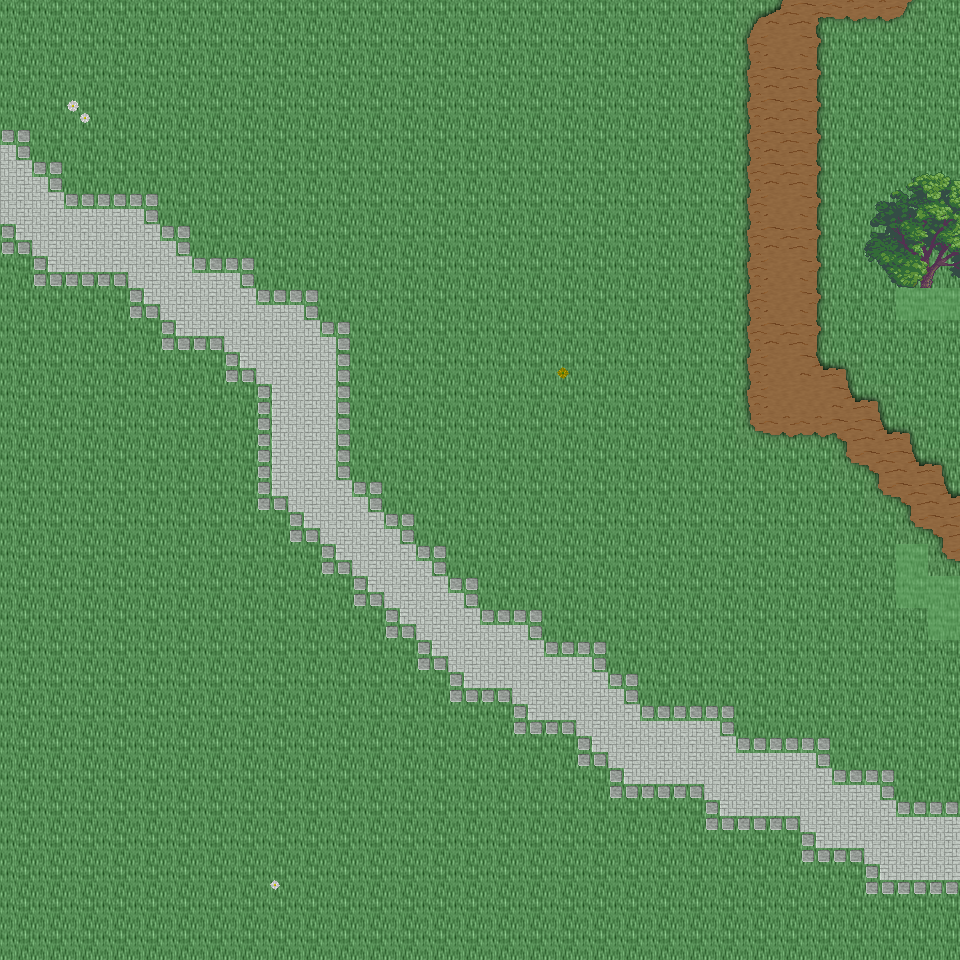

Rendered tile map (Tiled .tmx) drawn with the repository's tilesets; below, a short description and the map source with its tile grids summarised:
An orthogonal 30x30 tile map with 32x32 px tiles, 6 tile layers (Ground, Object, Object2, Above, ...), 49 tilesets and 6 objects (6x mapExit).

<map version="1.0" orientation="orthogonal" renderorder="right-down" width="30" height="30" tilewidth="32" tileheight="32" nextobjectid="7">
  <tileset firstgid="1" name="tileset_ground_ground" tilewidth="32" tileheight="32" tilecount="33" columns="3">
    <image source="../drawable/tileset_ground_ground.png" width="96" height="352" />
  </tileset>
  <tileset firstgid="34" name="tileset_building_wall_old_wood" tilewidth="32" tileheight="32" tilecount="9" columns="3">
    <image source="../drawable/tileset_building_wall_old_wood.png" width="96" height="96" />
  </tileset>
  <tileset firstgid="43" name="tileset_building_fence_fence_wooden" tilewidth="32" tileheight="32" tilecount="12" columns="3">
    <image source="../drawable/tileset_building_fence_fence_wooden.png" width="96" height="128" />
  </tileset>
  <tileset firstgid="55" name="tileset_building_fence_fence_chunky" tilewidth="32" tileheight="32" tilecount="21" columns="3">
    <image source="../drawable/tileset_building_fence_fence_chunky.png" width="96" height="224" />
  </tileset>
  <tileset firstgid="76" name="tileset_plant_stump_stump_brown" tilewidth="32" tileheight="32" tilecount="4" columns="2">
    <image source="../drawable/tileset_plant_stump_stump_brown.png" width="64" height="64" />
  </tileset>
  <tileset firstgid="80" name="tileset_ground_earth_edges" tilewidth="32" tileheight="32" tilecount="18" columns="6">
    <image source="../drawable/tileset_ground_earth_edges.png" width="192" height="96" />
  </tileset>
  <tileset firstgid="98" name="tileset_ground_grass_corners" tilewidth="32" tileheight="32" tilecount="24" columns="6">
    <image source="../drawable/tileset_ground_grass_corners.png" width="192" height="128" />
  </tileset>
  <tileset firstgid="122" name="tileset_ground_grass_edges" tilewidth="32" tileheight="32" tilecount="36" columns="12">
    <image source="../drawable/tileset_ground_grass_edges.png" width="384" height="96" />
  </tileset>
  <tileset firstgid="158" name="tileset_plant_tree_apple_tree" tilewidth="32" tileheight="32" tilecount="9" columns="3">
    <image source="../drawable/tileset_plant_tree_apple_tree.png" width="96" height="96" />
  </tileset>
  <tileset firstgid="167" name="tileset_plant_tree_chestnut_tree" tilewidth="32" tileheight="32" tilecount="20" columns="4">
    <image source="../drawable/tileset_plant_tree_chestnut_tree.png" width="128" height="160" />
  </tileset>
  <tileset firstgid="187" name="tileset_plant_tree_crack_willow" tilewidth="32" tileheight="32" tilecount="20" columns="4">
    <image source="../drawable/tileset_plant_tree_crack_willow.png" width="128" height="160" />
  </tileset>
  <tileset firstgid="207" name="tileset_furniture_chair_bench_iron" tilewidth="32" tileheight="32" tilecount="4" columns="2">
    <image source="../drawable/tileset_furniture_chair_bench_iron.png" width="64" height="64" />
  </tileset>
  <tileset firstgid="211" name="tileset_furniture_chair_bench_iron_reverse" tilewidth="32" tileheight="32" tilecount="4" columns="2">
    <image source="../drawable/tileset_furniture_chair_bench_iron_reverse.png" width="64" height="64" />
  </tileset>
  <tileset firstgid="215" name="tileset_object_hay_cart" tilewidth="32" tileheight="32" tilecount="1" columns="1">
    <image source="../drawable/tileset_object_hay_cart.png" width="32" height="32" />
  </tileset>
  <tileset firstgid="216" name="tileset_building_wall_walls_siding" tilewidth="32" tileheight="32" tilecount="16" columns="4">
    <image source="../drawable/tileset_building_wall_walls_siding.png" width="128" height="128" />
  </tileset>
  <tileset firstgid="232" name="tileset_building_roof_brown" tilewidth="32" tileheight="32" tilecount="20" columns="5">
    <image source="../drawable/tileset_building_roof_brown.png" width="160" height="128" />
  </tileset>
  <tileset firstgid="252" name="tileset_building_door_door" tilewidth="32" tileheight="32" tilecount="6" columns="3">
    <image source="../drawable/tileset_building_door_door.png" width="96" height="64" />
  </tileset>
  <tileset firstgid="258" name="tileset_item_tools" tilewidth="32" tileheight="32" tilecount="9" columns="3">
    <image source="../drawable/tileset_item_tools.png" width="96" height="96" />
  </tileset>
  <tileset firstgid="267" name="tileset_ground_cobbled_paving" tilewidth="32" tileheight="32" tilecount="1" columns="1">
    <image source="../drawable/tileset_ground_cobbled_paving.png" width="32" height="32" />
  </tileset>
  <tileset firstgid="268" name="tileset_item_bazaar_produce" tilewidth="32" tileheight="32" tilecount="4" columns="2">
    <image source="../drawable/tileset_item_bazaar_produce.png" width="64" height="64" />
  </tileset>
  <tileset firstgid="272" name="tileset_item_sacks" tilewidth="32" tileheight="32" tilecount="2" columns="2">
    <image source="../drawable/tileset_item_sacks.png" width="64" height="32" />
  </tileset>
  <tileset firstgid="274" name="tileset_building_barnyard" tilewidth="32" tileheight="32" tilecount="200" columns="8">
    <image source="../drawable/tileset_building_barnyard.png" width="256" height="800" />
  </tileset>
  <tileset firstgid="474" name="tileset_plant_flower_planted_containers" tilewidth="32" tileheight="32" tilecount="16" columns="4">
    <image source="../drawable/tileset_plant_flower_planted_containers.png" width="128" height="128" />
  </tileset>
  <tileset firstgid="490" name="tileset_furniture_chair_wooden_rustic" tilewidth="32" tileheight="32" tilecount="8" columns="4">
    <image source="../drawable/tileset_furniture_chair_wooden_rustic.png" width="128" height="64" />
  </tileset>
  <tileset firstgid="498" name="tileset_furniture_table_brick_base" tilewidth="32" tileheight="32" tilecount="3" columns="3">
    <image source="../drawable/tileset_furniture_table_brick_base.png" width="96" height="32" />
  </tileset>
  <tileset firstgid="501" name="tileset_building_stairs_wooden_stairs" tilewidth="32" tileheight="32" tilecount="9" columns="3">
    <image source="../drawable/tileset_building_stairs_wooden_stairs.png" width="96" height="96" />
  </tileset>
  <tileset firstgid="510" name="tileset_plant_tree_maple_tree" tilewidth="32" tileheight="32" tilecount="72" columns="8">
    <image source="../drawable/tileset_plant_tree_maple_tree.png" width="256" height="288" />
  </tileset>
  <tileset firstgid="582" name="tileset_building_decoration_chimney_big" tilewidth="32" tileheight="32" tilecount="2" columns="1">
    <image source="../drawable/tileset_building_decoration_chimney_big.png" width="32" height="64" />
  </tileset>
  <tileset firstgid="584" name="tileset_logic_item_corn" tilewidth="32" tileheight="32" tilecount="5" columns="5">
    <image source="../drawable/tileset_logic_item_corn.png" width="160" height="32" />
  </tileset>
  <tileset firstgid="589" name="tileset_logic_collision" tilewidth="32" tileheight="32" tilecount="1" columns="1">
    <image source="../drawable/tileset_logic_collision.png" width="32" height="32" />
  </tileset>
  <tileset firstgid="590" name="tileset_plant_bush_bushes" tilewidth="32" tileheight="32" tilecount="10" columns="5">
    <image source="../drawable/tileset_plant_bush_bushes.png" width="160" height="64" />
  </tileset>
  <tileset firstgid="600" name="tileset_logic_item_vegetable" tilewidth="32" tileheight="32" tilecount="13" columns="13">
    <image source="../drawable/tileset_logic_item_vegetable.png" width="256" height="64" />
  </tileset>
  <tileset firstgid="613" name="tileset_plant_flower_daisy_blue" tilewidth="32" tileheight="32" tilecount="8" columns="2">
    <image source="../drawable/tileset_plant_flower_daisy_blue.png" width="64" height="128" />
  </tileset>
  <tileset firstgid="621" name="tileset_plant_flower_daisy_red" tilewidth="32" tileheight="32" tilecount="8" columns="2">
    <image source="../drawable/tileset_plant_flower_daisy_red.png" width="64" height="128" />
  </tileset>
  <tileset firstgid="629" name="tileset_plant_flower_daisy_white" tilewidth="32" tileheight="32" tilecount="8" columns="2">
    <image source="../drawable/tileset_plant_flower_daisy_white.png" width="64" height="128" />
  </tileset>
  <tileset firstgid="637" name="tileset_plant_flower_daisy_yellow" tilewidth="32" tileheight="32" tilecount="8" columns="2">
    <image source="../drawable/tileset_plant_flower_daisy_yellow.png" width="64" height="128" />
  </tileset>
  <tileset firstgid="645" name="tileset_plant_tree_tree_darkgreen" tilewidth="32" tileheight="32" tilecount="88" columns="8">
    <image source="../drawable/tileset_plant_tree_tree_darkgreen.png" width="256" height="352" />
  </tileset>
  <tileset firstgid="733" name="tileset_logic_creature_animal" tilewidth="32" tileheight="32" tilecount="32" columns="8">
    <image source="../drawable/tileset_logic_creature_animal.png" width="256" height="128" />
  </tileset>
  <tileset firstgid="765" name="tileset_logic_creature_rodent" tilewidth="32" tileheight="32" tilecount="8" columns="8">
    <image source="../drawable/tileset_logic_creature_rodent.png" width="256" height="32" />
  </tileset>
  <tileset firstgid="773" name="tileset_logic_creature_farm_animal" tilewidth="32" tileheight="32" tilecount="12" columns="12">
    <image source="../drawable/tileset_logic_creature_farm_animal.png" width="256" height="64" />
  </tileset>
  <tileset firstgid="785" name="tileset_ground_green_paving" tilewidth="32" tileheight="32" tilecount="18" columns="3">
    <image source="../drawable/tileset_ground_green_paving.png" width="96" height="192" />
  </tileset>
  <tileset firstgid="803" name="tileset_logic_protection" tilewidth="32" tileheight="32" tilecount="2" columns="2">
    <image source="../drawable/tileset_logic_protection.png" width="64" height="32" />
  </tileset>
  <tileset firstgid="805" name="tileset_item_hen_nest" tilewidth="32" tileheight="32" tilecount="1" columns="1">
    <image source="../drawable/tileset_item_hen_nest.png" width="32" height="32" />
  </tileset>
  <tileset firstgid="806" name="tileset_logic_item_dairy" tilewidth="32" tileheight="32" tilecount="1" columns="1">
    <image source="../drawable/tileset_logic_item_dairy.png" width="32" height="32" />
  </tileset>
  <tileset firstgid="807" name="tileset_light_door_light_ew" tilewidth="32" tileheight="32" tilecount="18" columns="6">
    <image source="../drawable/tileset_light_door_light_ew.png" width="192" height="96" />
  </tileset>
  <tileset firstgid="825" name="tileset_light_door_light" tilewidth="32" tileheight="32" tilecount="12" columns="3">
    <image source="../drawable/tileset_light_door_light.png" width="96" height="128" />
  </tileset>
  <tileset firstgid="837" name="tileset_item_firewood" tilewidth="32" tileheight="32" tilecount="12" columns="3">
    <image source="../drawable/tileset_item_firewood.png" width="96" height="128" />
  </tileset>
  <tileset firstgid="849" name="tileset_furniture_sink_manger" tilewidth="32" tileheight="32" tilecount="18" columns="6">
    <image source="../drawable/tileset_furniture_sink_manger.png" width="192" height="96" />
  </tileset>
  <tileset firstgid="867" name="tileset_logic_creature_fowl" tilewidth="32" tileheight="32" tilecount="6" columns="6">
    <image source="../drawable/tileset_logic_creature_fowl.png" width="192" height="32" />
  </tileset>
  <layer name="Ground" width="30" height="30">
    <data>[900 cells, 900 non-empty, 2 distinct tile ids]</data>
  </layer>
  <layer name="Object" width="30" height="30">
    <data>[900 cells, 182 non-empty, 25 distinct tile ids]</data>
  </layer>
  <layer name="Object2" width="30" height="30">
    <data>[900 cells, 0 non-empty, 0 distinct tile ids]</data>
  </layer>
  <layer name="Above" width="30" height="30">
    <data>[900 cells, 11 non-empty, 11 distinct tile ids]</data>
  </layer>
  <layer name="Above2" width="30" height="30">
    <data>[900 cells, 0 non-empty, 0 distinct tile ids]</data>
  </layer>
  <layer name="Walkable" width="30" height="30">
    <data>[900 cells, 6 non-empty, 1 distinct tile ids]</data>
  </layer>
  <objectgroup name="MapEvents">
    <object id="1" name="north" type="mapExit" x="0" y="0" width="960" height="32">
      <properties>
        <property name="map" value="level_0_x154_y43" />
        <property name="x" value="0" />
        <property name="y" value="28" />
      </properties>
    </object>
    <object id="2" name="south" type="mapExit" x="0" y="928" width="960" height="32">
      <properties>
        <property name="map" value="level_0_x154_y45" />
        <property name="x" value="0" />
        <property name="y" value="1" />
      </properties>
    </object>
    <object id="3" name="west" type="mapExit" x="0" y="0" width="32" height="960">
      <properties>
        <property name="map" value="level_0_x153_y44" />
        <property name="x" value="28" />
        <property name="y" value="0" />
      </properties>
    </object>
    <object id="4" name="east" type="mapExit" x="928" y="0" width="32" height="288">
      <properties>
        <property name="map" value="level_0_x155_y44" />
        <property name="x" value="1" />
        <property name="y" value="0" />
      </properties>
    </object>
    <object id="5" name="east2" type="mapExit" x="928" y="320" width="32" height="256">
      <properties>
        <property name="map" value="level_0_x155_y44" />
        <property name="x" value="1" />
        <property name="y" value="10" />
      </properties>
    </object>
    <object id="6" name="east3" type="mapExit" x="928" y="640" width="32" height="320">
      <properties>
        <property name="map" value="level_0_x155_y44" />
        <property name="x" value="1" />
        <property name="y" value="20" />
      </properties>
    </object>
  </objectgroup>
</map>
